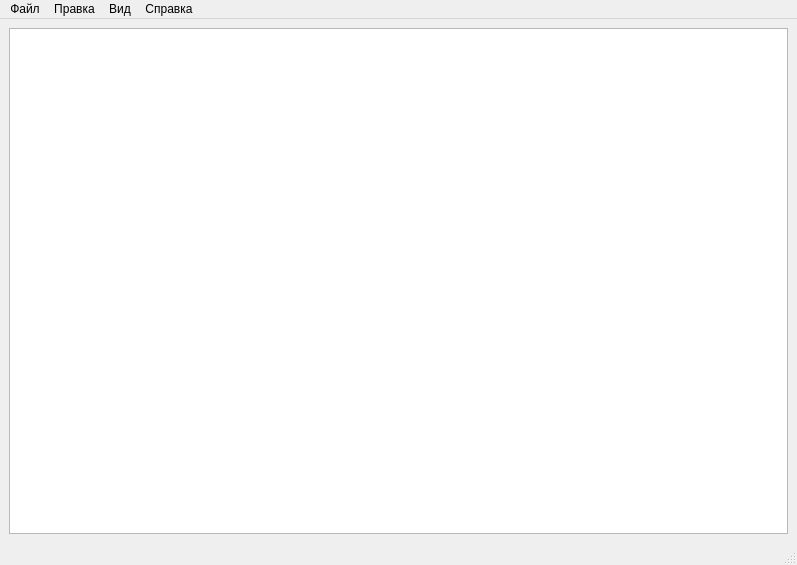
<?xml version="1.0" encoding="UTF-8"?>
<ui version="4.0">
 <class>TextEditor</class>
 <widget class="QMainWindow" name="TextEditor">
  <property name="geometry">
   <rect>
    <x>0</x>
    <y>0</y>
    <width>797</width>
    <height>565</height>
   </rect>
  </property>
  <property name="windowTitle">
   <string>TextEditor</string>
  </property>
  <widget class="QWidget" name="centralwidget">
   <layout class="QVBoxLayout" name="verticalLayout">
    <item>
     <widget class="QTextEdit" name="textEdit"/>
    </item>
   </layout>
  </widget>
  <widget class="QMenuBar" name="menubar">
   <property name="geometry">
    <rect>
     <x>0</x>
     <y>0</y>
     <width>797</width>
     <height>21</height>
    </rect>
   </property>
   <widget class="QMenu" name="menu">
    <property name="title">
     <string>Файл</string>
    </property>
    <addaction name="actionNew"/>
    <addaction name="separator"/>
    <addaction name="actionClose"/>
    <addaction name="separator"/>
    <addaction name="actionExit"/>
    <addaction name="separator"/>
    <addaction name="actionOpen"/>
    <addaction name="separator"/>
    <addaction name="actionSave"/>
    <addaction name="actionSaveAs"/>
   </widget>
   <widget class="QMenu" name="menu_2">
    <property name="title">
     <string>Вид</string>
    </property>
    <addaction name="actionSelectFont"/>
   </widget>
   <widget class="QMenu" name="menu_3">
    <property name="title">
     <string>Справка</string>
    </property>
    <addaction name="actionAbout"/>
    <addaction name="separator"/>
    <addaction name="actionAboutQt"/>
   </widget>
   <widget class="QMenu" name="menu_4">
    <property name="title">
     <string>Правка</string>
    </property>
    <addaction name="actionCut"/>
    <addaction name="separator"/>
    <addaction name="actionCopy"/>
    <addaction name="separator"/>
    <addaction name="actionPaste"/>
    <addaction name="separator"/>
    <addaction name="actionUndo"/>
    <addaction name="separator"/>
    <addaction name="actionRedo"/>
   </widget>
   <addaction name="menu"/>
   <addaction name="menu_4"/>
   <addaction name="menu_2"/>
   <addaction name="menu_3"/>
  </widget>
  <widget class="QStatusBar" name="statusbar"/>
  <action name="actionNew">
   <property name="checkable">
    <bool>false</bool>
   </property>
   <property name="checked">
    <bool>false</bool>
   </property>
   <property name="enabled">
    <bool>true</bool>
   </property>
   <property name="icon">
    <iconset resource="texteditor.qrc">
     <normaloff>:/icons/new.png</normaloff>:/icons/new.png</iconset>
   </property>
   <property name="text">
    <string>New</string>
   </property>
   <property name="toolTip">
    <string>Создать новый документ</string>
   </property>
   <property name="shortcut">
    <string>Ctrl+N</string>
   </property>
  </action>
  <action name="actionClose">
   <property name="text">
    <string>Close</string>
   </property>
   <property name="toolTip">
    <string>Закрыть текущее окно</string>
   </property>
   <property name="shortcut">
    <string>Ctrl+W</string>
   </property>
  </action>
  <action name="actionExit">
   <property name="text">
    <string>Exit</string>
   </property>
   <property name="toolTip">
    <string>Закрыть приложение</string>
   </property>
  </action>
  <action name="actionSelectFont">
   <property name="text">
    <string>SelectFont...</string>
   </property>
   <property name="toolTip">
    <string>Select the display font</string>
   </property>
  </action>
  <action name="actionAbout">
   <property name="text">
    <string>About</string>
   </property>
  </action>
  <action name="actionAboutQt">
   <property name="text">
    <string>AboutQt</string>
   </property>
  </action>
  <action name="actionCut">
   <property name="icon">
    <iconset resource="texteditor.qrc">
     <normaloff>:/icons/cut.png</normaloff>:/icons/cut.png</iconset>
   </property>
   <property name="text">
    <string>Cut</string>
   </property>
   <property name="toolTip">
    <string>Cut</string>
   </property>
   <property name="shortcut">
    <string>Ctrl+X</string>
   </property>
  </action>
  <action name="actionCopy">
   <property name="icon">
    <iconset resource="texteditor.qrc">
     <normaloff>:/icons/copy.png</normaloff>:/icons/copy.png</iconset>
   </property>
   <property name="text">
    <string>Copy</string>
   </property>
   <property name="toolTip">
    <string>Copy</string>
   </property>
   <property name="shortcut">
    <string>Ctrl+C</string>
   </property>
  </action>
  <action name="actionPaste">
   <property name="icon">
    <iconset resource="texteditor.qrc">
     <normaloff>:/icons/paste.png</normaloff>:/icons/paste.png</iconset>
   </property>
   <property name="text">
    <string>Paste</string>
   </property>
   <property name="toolTip">
    <string>Paste</string>
   </property>
   <property name="shortcut">
    <string>Ctrl+V</string>
   </property>
  </action>
  <action name="actionUndo">
   <property name="text">
    <string>Undo</string>
   </property>
   <property name="toolTip">
    <string>Undo the last action</string>
   </property>
   <property name="shortcut">
    <string>Ctrl+Z</string>
   </property>
  </action>
  <action name="actionRedo">
   <property name="text">
    <string>Redo</string>
   </property>
   <property name="toolTip">
    <string>Redo the last action</string>
   </property>
   <property name="shortcut">
    <string>Ctrl+Y</string>
   </property>
  </action>
  <action name="actionOpen">
   <property name="icon">
    <iconset resource="texteditor.qrc">
     <normaloff>:/icons/open.png</normaloff>:/icons/open.png</iconset>
   </property>
   <property name="text">
    <string>Open...</string>
   </property>
   <property name="toolTip">
    <string>Open a document</string>
   </property>
   <property name="shortcut">
    <string>Ctrl+O</string>
   </property>
  </action>
  <action name="actionSave">
   <property name="icon">
    <iconset resource="texteditor.qrc">
     <normaloff>:/icons/save.png</normaloff>:/icons/save.png</iconset>
   </property>
   <property name="text">
    <string>Save</string>
   </property>
   <property name="toolTip">
    <string>Save document</string>
   </property>
   <property name="shortcut">
    <string>Ctrl+S</string>
   </property>
  </action>
  <action name="actionSaveAs">
   <property name="text">
    <string>Save As...</string>
   </property>
   <property name="toolTip">
    <string>Save document as</string>
   </property>
   <property name="shortcut">
    <string>Ctrl+Shift+S</string>
   </property>
  </action>
 </widget>
 <resources>
  <include location="texteditor.qrc"/>
 </resources>
 <connections/>
</ui>
